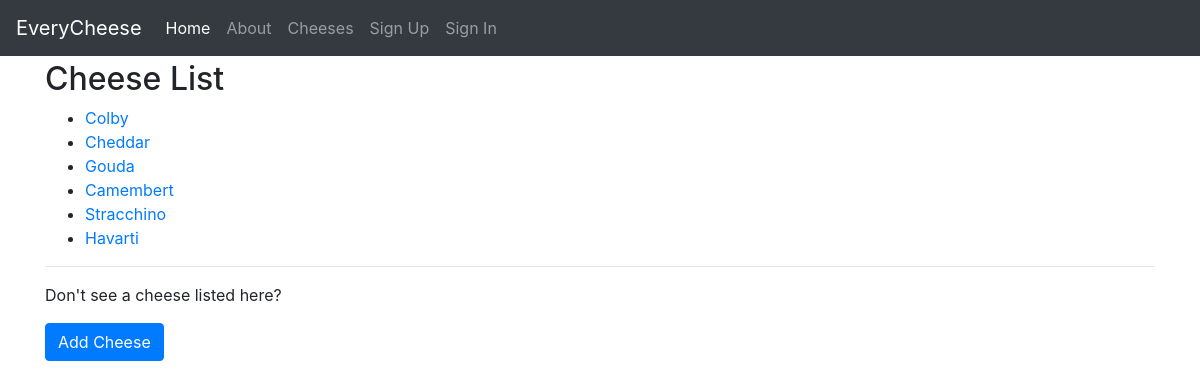
Screenshot of /cheeses/ with the database file from the repository.
### everycheese/cheeses/models.py (models this page shows, shortened)
class Cheese(TimeStampedModel):
    class Firmness(models.TextChoices):
        UNSPECIFIED = "unspecified", "Unspecified"
        SOFT = "soft", "Soft"
        SEMI_SOFT = 'semi-soft','Semi-Soft'
        SEMI_HARD = 'semi-hard', 'Semi-Hard'
        HARD = 'hard', 'Hard'
    name = models.CharField("Name of Cheese", max_length=255)
    slug = AutoSlugField("Cheese Address", unique=True, always_update=False, populate_from="name")
    description = models.TextField("Description", blank=True)
    firmness = models.CharField("Firmness", max_length=20,
        choices=Firmness.choices, default=Firmness.UNSPECIFIED)
    country_of_origin = CountryField("Country of Origin", blank=True)
    creator = models.ForeignKey(settings.AUTH_USER_MODEL, null=True, on_delete=models.SET_NULL)

### everycheese/cheeses/views.py (the view)
class CheeseListView(ListView):
    model = Cheese

### everycheese/utils/context_processors.py (called while the page is built)
def settings_context(_request):
    return {"DEBUG": settings.DEBUG}  # explicit

### everycheese/templates/cheeses/cheese_list.html (shortened to what this page needs)
{% extends "base.html" %}
{% block content %}
    <h2>Cheese List</h2>
<ul>
    {% for cheese in cheese_list %}
      <li><a href="{% url 'cheeses:detail' cheese.slug %}">{{ cheese.name }}</a></li>
    {% endfor %}
</ul>
<hr/>
<p>Don't see a cheese listed here?</p>
<p><a class="btn btn-primary" href="{% url 'cheeses:add' %}" role="button">Add Cheese</a></p>
{% endblock content %}

### rows the page displays
Cheese: name "Colby"
Cheese: name "Cheddar"
Cheese: name "Gouda"
Cheese: name "Camembert"
Cheese: name "Stracchino"
Cheese: name "Havarti"
